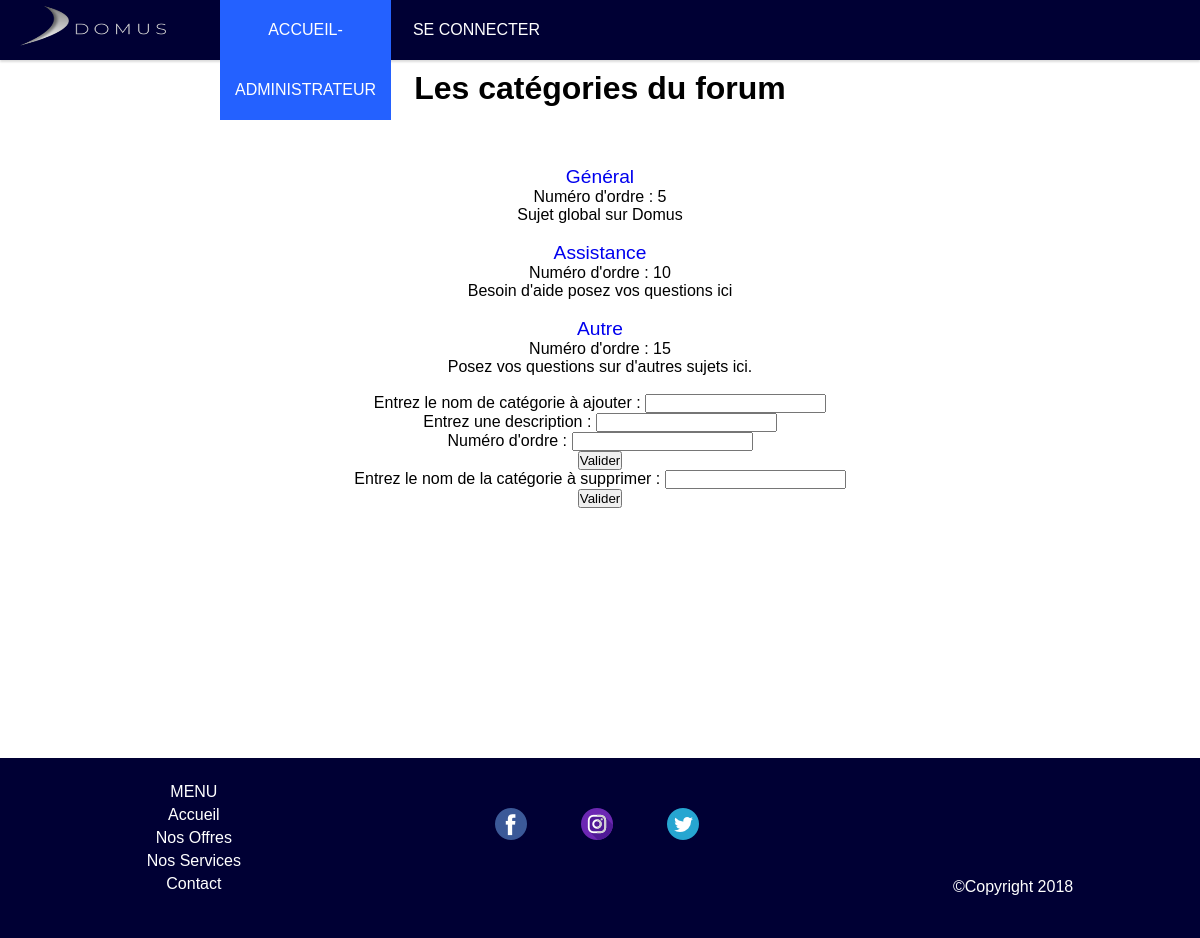
Before: /php/admin_forum_categories.php with the older database file.
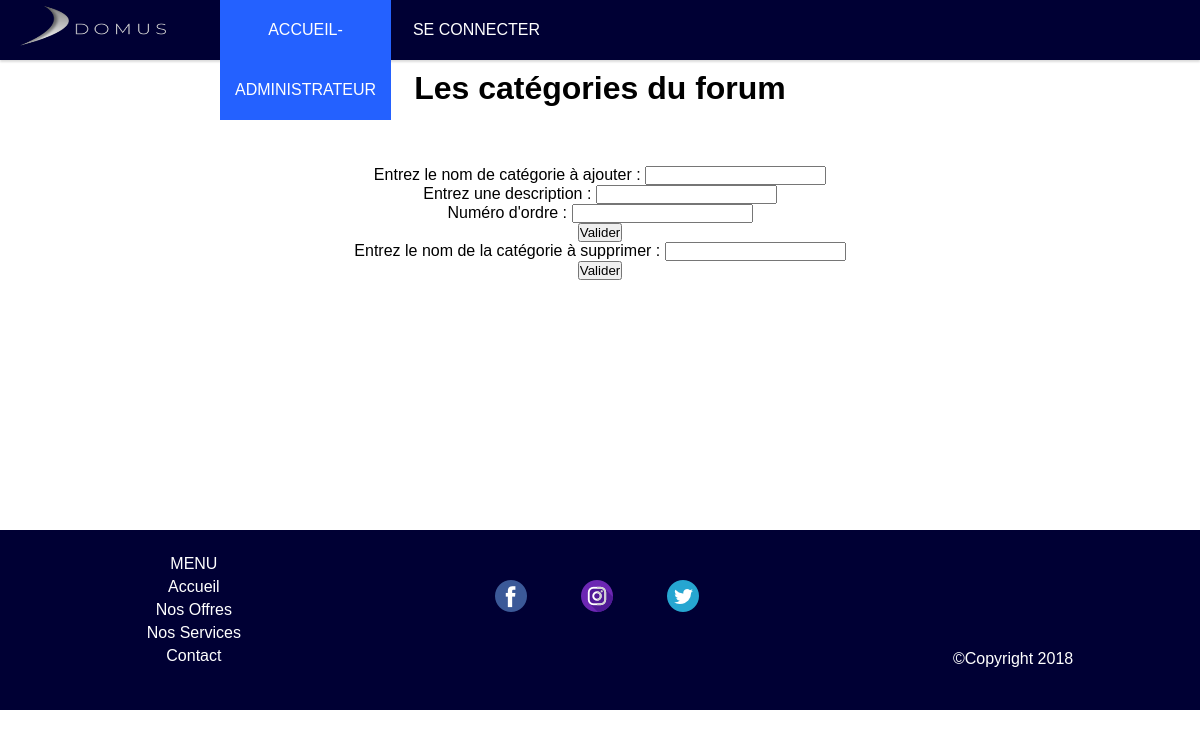
After: the same page with the newer database file.
### tables this page shows
CREATE TABLE IF NOT EXISTS `forum_categories` (
  `idCategories` int(11) NOT NULL AUTO_INCREMENT,
  `nameCategories` varchar(30) NOT NULL,
  `descCategories` text NOT NULL,
  `orderCategories` int(11) NOT NULL,
  PRIMARY KEY (`idCategories`),
  UNIQUE KEY `cat_ordre` (`orderCategories`)
);

### php/admin_forum_categories.php (the view, shortened to what this page needs)
<!DOCTYPE html>
<html>
<head>
    <link rel="stylesheet" type="text/css" href="../css/header_admin.css">
    <link rel="stylesheet" type="text/css" href="../css/footer.css">
    <link rel="stylesheet" type="text/css" href="../css/categories_display.css">
</head>
<?php include("../includes/header_admin.php"); ?>
<body>
    <h1>Les catégories du forum </h1> <br />
    <div class="categorie">
        <?php displayCategories(); ?>
    </div>
    <div class="modifier">
        <div class="addCategorie">
            <form action="../includes/add_category.php" method="post">
                <label for="name">Entrez le nom de catégorie à ajouter  </label> : <input type="text" name="name" id="name" /><br />
                <label for="name">Entrez une description </label> : <input type="text" name="desc" id="desc" /><br />
                <label for="areaHouse">Numéro d'ordre </label> : <input type="number" name="order" id="order" /><br />
                <input type="submit" value="Valider" />
            </form>
        </div>
        <div class="deleteCategorie">
            <form action="../includes/delete_category.php" method="post">
                <label for="name">Entrez le nom de la catégorie à supprimer </label> : <input type="text" name="name" id="name" /><br />
                <input type="submit" value="Valider" />
            </form>
        </div>
    </div>
</body>
<?php include("../includes/footer.php"); ?>
</html>
<?php
    function displayCategories()
    {
        include("../includes/DBconnexion.php");
        $req=$db -> query("SELECT idCategories, nameCategories, descCategories, orderCategories FROM forum_categories ORDER by orderCategories");
        while($data = $req -> fetch() )
        {
            $idCat = $data['idCategories'];
            echo '<a href="admin_forum_topics.php?idCat='.$idCat.'"\'>'.$data['nameCategories'].' </a> <br />
            Numéro d\'ordre : '.$data['orderCategories'].' <br />';
            echo $data['descCategories']. '<br /><br />';
        }
    }
?>

Changed rows visible on the page:
removed forum_categories: nameCategories "Général", orderCategories "5", descCategories "Sujet global sur Domus"
removed forum_categories: nameCategories "Assistance", orderCategories "10", descCategories "Besoin d'aide posez vos questions ici"
removed forum_categories: nameCategories "Autre", orderCategories "15", descCategories "Posez vos questions sur d'autres sujets ici."
